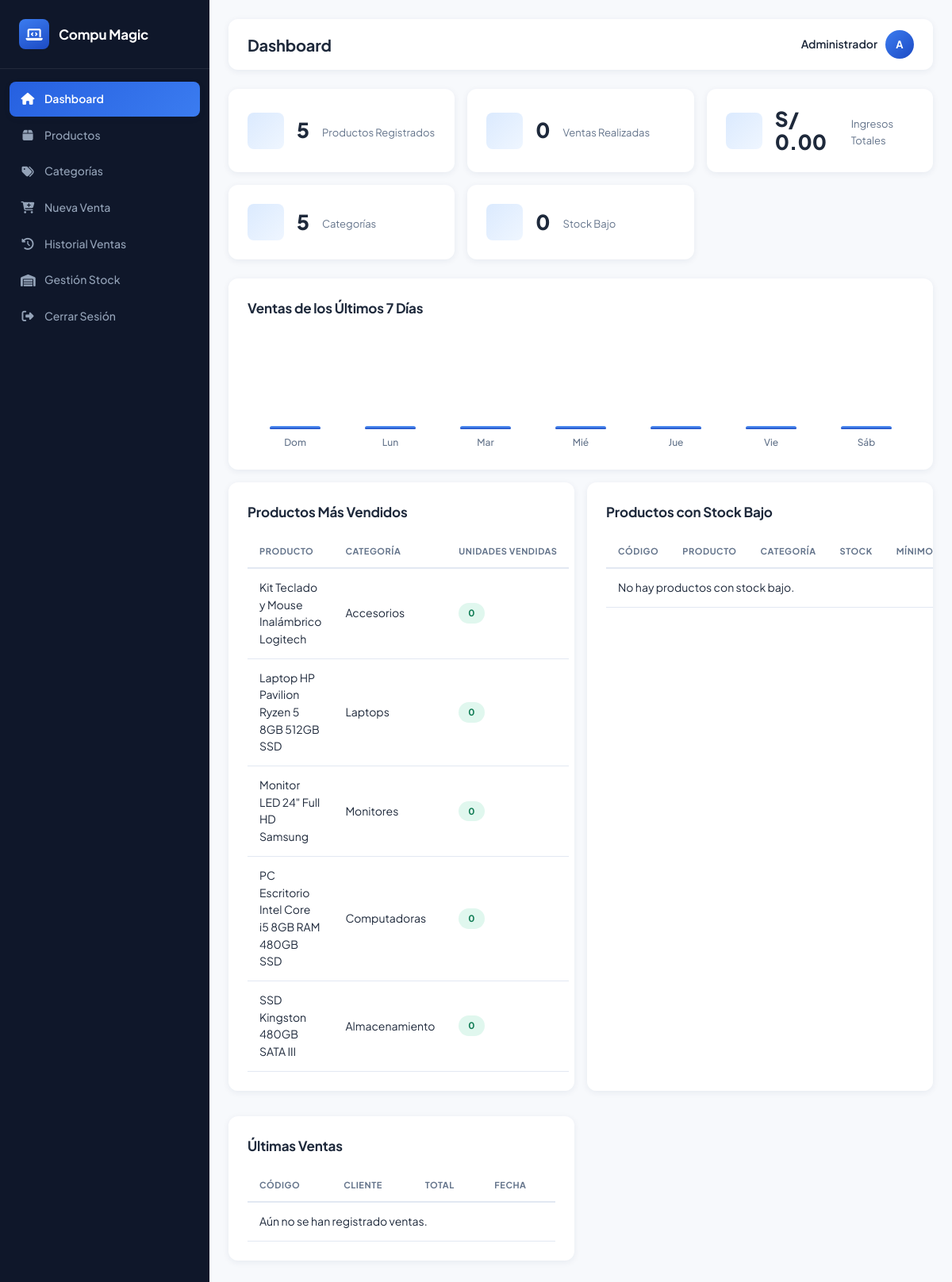
Screenshot of /admin/dashboard.php (signed in) with the database file from the repository.
### tables this page shows
CREATE TABLE productos (
    id INT AUTO_INCREMENT PRIMARY KEY,
    codigo VARCHAR(50) NOT NULL UNIQUE,
    nombre VARCHAR(200) NOT NULL,
    descripcion TEXT,
    categoria_id INT NOT NULL,
    precio_compra DECIMAL(10,2) NOT NULL,
    precio_venta DECIMAL(10,2) NOT NULL,
    stock INT NOT NULL DEFAULT 0,
    stock_minimo INT NOT NULL DEFAULT 5,
    imagen VARCHAR(255) DEFAULT NULL,
    activo TINYINT(1) NOT NULL DEFAULT 1,
    fecha_creacion TIMESTAMP DEFAULT CURRENT_TIMESTAMP,
    fecha_actualizacion TIMESTAMP DEFAULT CURRENT_TIMESTAMP ON UPDATE CURRENT_TIMESTAMP,
     
    FOREIGN KEY (categoria_id) REFERENCES categorias(id) ON DELETE RESTRICT ON UPDATE CASCADE
);

CREATE TABLE categorias (
    id INT AUTO_INCREMENT PRIMARY KEY,
    nombre VARCHAR(100) NOT NULL,
    descripcion TEXT,
    fecha_creacion TIMESTAMP DEFAULT CURRENT_TIMESTAMP
);

### includes/funciones.php (called while the page is built, shortened)
<?php
function alerta_stock_bajo($conexion) {
    $sql = "SELECT COUNT(*) as total FROM productos WHERE stock <= stock_minimo AND activo = 1";
    $result = $conexion->query($sql);
    return $result->fetch_assoc()['total'];
}
function productos_stock_bajo($conexion, $limite = 5) {
    $stmt = $conexion->prepare("SELECT p.*, c.nombre as categoria_nombre
                                 FROM productos p JOIN categorias c ON p.categoria_id = c.id
                                 WHERE p.stock <= p.stock_minimo AND p.activo = 1
                                 ORDER BY p.stock ASC LIMIT ?");
    $stmt->bind_param("i", $limite);
    $stmt->execute();
    return $stmt->get_result();
}
function ultimas_ventas($conexion, $limite = 5) {
    $stmt = $conexion->prepare("SELECT v.*, a.nombre as admin_nombre
                                 FROM ventas v JOIN admin a ON v.admin_id = a.id
                                 ORDER BY v.fecha_venta DESC LIMIT ?");
    $stmt->bind_param("i", $limite);
    $stmt->execute();
    return $stmt->get_result();
}
function productos_mas_vendidos($conexion, $limite = 5) {
    $stmt = $conexion->prepare("SELECT p.*, c.nombre as categoria_nombre, COALESCE(SUM(dv.cantidad), 0) as total_vendido
                                 FROM productos p
                                 JOIN categorias c ON p.categoria_id = c.id
                                 LEFT JOIN detalle_venta dv ON dv.producto_id = p.id
                                 WHERE p.activo = 1
                                 GROUP BY p.id
                                 ORDER BY total_vendido DESC, p.nombre ASC
                                 LIMIT ?");
    $stmt->bind_param("i", $limite);
    $stmt->execute();
    return $stmt->get_result();
}
function ventas_ultimos_dias($conexion, $dias = 7) {
    $stmt = $conexion->prepare("SELECT DATE(fecha_venta) as dia, SUM(total) as total
                                 FROM ventas
                                 WHERE fecha_venta >= DATE_SUB(CURDATE(), INTERVAL ? DAY)
                                 GROUP BY DATE(fecha_venta)");
    $dias_intervalo = $dias - 1;
    $stmt->bind_param("i", $dias_intervalo);
    $stmt->execute();
    $result = $stmt->get_result();
    $totales_por_dia = [];
    $serie = [];
    for ($i = $dias - 1; $i >= 0; $i--) {
        $fecha = date('Y-m-d', strtotime("-$i days"));
        $serie[] = ['fecha' => $fecha, 'total' => $totales_por_dia[$fecha] ?? 0];
    }
    return $serie;
}
function formato_moneda($cantidad) {
    return 'S/ ' . number_format($cantidad, 2, '.', ',');
}

### admin/dashboard.php (the view, shortened to what this page needs)
<?php
require_once '../includes/funciones.php';
$total_productos = $conexion->query("SELECT COUNT(*) as total FROM productos WHERE activo = 1")->fetch_assoc()['total'];
$total_ventas = $conexion->query("SELECT COUNT(*) as total FROM ventas")->fetch_assoc()['total'];
$ingresos = $conexion->query("SELECT COALESCE(SUM(total),0) as total FROM ventas")->fetch_assoc()['total'];
$total_categorias = $conexion->query("SELECT COUNT(*) as total FROM categorias")->fetch_assoc()['total'];
$stock_bajo_count = alerta_stock_bajo($conexion);
$productos_bajo = productos_stock_bajo($conexion, 5);
$ventas_recientes = ultimas_ventas($conexion, 5);
$mas_vendidos = productos_mas_vendidos($conexion, 5);
$serie_semanal = ventas_ultimos_dias($conexion, 7);
$max_serie = max(array_column($serie_semanal, 'total')) ?: 1;
$dias_es = ['Mon' => 'Lun', 'Tue' => 'Mar', 'Wed' => 'Mié', 'Thu' => 'Jue', 'Fri' => 'Vie', 'Sat' => 'Sáb', 'Sun' => 'Dom'];
?>
<!DOCTYPE html>
<html lang="es">
<head>
    <link rel="stylesheet" href="../assets/css/style.css">
    <link rel="stylesheet" href="https://cdnjs.cloudflare.com/ajax/libs/font-awesome/6.4.0/css/all.min.css">
</head>
<body>
<?php include '../includes/sidebar.php'; ?>
<div class="main-content">
    <?php $titulo = 'Dashboard'; include '../includes/topbar.php'; ?>
    <div class="cards">
        <div class="card">
            <div class="card-number"><?php echo $total_productos; ?></div>
            <div class="card-label"><i class="fas fa-box"></i> Productos Registrados</div>
        </div>
        <div class="card">
            <div class="card-number"><?php echo $total_ventas; ?></div>
            <div class="card-label"><i class="fas fa-cart-plus"></i> Ventas Realizadas</div>
        </div>
        <div class="card">
            <div class="card-number"><?php echo formato_moneda($ingresos); ?></div>
            <div class="card-label"><i class="fas fa-coins"></i> Ingresos Totales</div>
        </div>
        <div class="card">
            <div class="card-number"><?php echo $total_categorias; ?></div>
            <div class="card-label"><i class="fas fa-tags"></i> Categorías</div>
        </div>
        <div class="card <?php echo $stock_bajo_count > 0 ? 'card-alerta' : ''; ?>">
            <div class="card-number"><?php echo $stock_bajo_count; ?></div>
            <div class="card-label"><i class="fas fa-exclamation-triangle"></i> Stock Bajo</div>
        </div>
    </div>
    <div class="table-container">
        <h2>Ventas de los Últimos 7 Días</h2>
        <div class="mini-chart">
            <?php foreach ($serie_semanal as $dia): ?>
                <?php
                $etiqueta = $dias_es[date('D', strtotime($dia['fecha']))];
                $altura = $dia['total'] > 0 ? max(6, round(($dia['total'] / $max_serie) * 100)) : 2;
                ?>
                <div class="mini-chart-col" title="<?php echo htmlspecialchars(formato_moneda($dia['total'])); ?>">
                    <div class="mini-chart-bar" style="height: <?php echo $altura; ?>%;"></div>
                    <span class="mini-chart-label"><?php echo $etiqueta; ?></span>
                </div>
            <?php endforeach; ?>
        </div>
    </div>
    <div class="dashboard-grid">
        <div class="table-container">
            <h2>Productos Más Vendidos</h2>
            <table>
                <thead>
                    <tr><th>Producto</th><th>Categoría</th><th>Unidades Vendidas</th></tr>
                </thead>
                <tbody>
                    <?php if ($mas_vendidos->num_rows == 0): ?>
                        <tr><td colspan="3">Aún no hay ventas registradas.</td></tr>
                    <?php else: ?>
                        <?php while ($row = $mas_vendidos->fetch_assoc()): ?>
                            <tr>
                                <td><?php echo htmlspecialchars($row['nombre']); ?></td>
                                <td><?php echo htmlspecialchars($row['categoria_nombre']); ?></td>
                                <td><span class="badge badge-success"><?php echo $row['total_vendido']; ?></span></td>
                            </tr>
                        <?php endwhile; ?>
                    <?php endif; ?>
                </tbody>
            </table>
        </div>
        <div class="table-container">
            <h2>Productos con Stock Bajo</h2>
            <table>
                <thead>
                    <tr><th>Código</th><th>Producto</th><th>Categoría</th><th>Stock</th><th>Mínimo</th></tr>
                </thead>
                <tbody>
                    <?php if ($productos_bajo->num_rows == 0): ?>
                        <tr><td colspan="5">No hay productos con stock bajo.</td></tr>
                    <?php endif; ?>
                </tbody>
            </table>
        </div>
        <div class="table-container">
            <h2>Últimas Ventas</h2>
            <table>
                <thead>
                    <tr><th>Código</th><th>Cliente</th><th>Total</th><th>Fecha</th></tr>
                </thead>
                <tbody>
                    <?php if ($ventas_recientes->num_rows == 0): ?>
                        <tr><td colspan="4">Aún no se han registrado ventas.</td></tr>
                    <?php endif; ?>
                </tbody>
            </table>
        </div>
    </div>
</div>
</body>
</html>

### assets/css/style.css (style rules this page uses)
:root { --font-sans: 'Plus Jakarta Sans', -apple-system, BlinkMacSystemFont, 'Segoe UI', sans-serif; --blue-50: #eff6ff; --blue-100: #dbeafe; --blue-200: #bfdbfe; --blue-300: #93c5fd; --blue-400: #5b9bfa; --blue-500: #3b7cf0; --blue-600: #2660e0; --blue-700: #1d4bc4; --blue-800: #1c3f9c; --blue-900: #1a3579; --gray-50: #f7f9fc; --gray-100: #eef2f8; --gray-200: #e2e8f2; --gray-300: #cbd5e3; --gray-400: #94a3b8; --gray-500: #64748b; --gray-600: #475569; --gray-700: #334155; --gray-800: #1e293b; --gray-900: #0f172a; --color-primario: var(--blue-600); --color-primario-oscuro: var(--blue-800); --color-secundario: var(--blue-400); --color-texto: var(--gray-800); --color-texto-suave: var(--gray-500); --color-fondo: var(--gray-50); --color-borde: var(--gray-200); --color-exito: #17a673; --color-peligro: #e0384c; --color-advertencia: #e08a1e; --color-info: #3b7cf0; --sp-1: 4px; --sp-2: 8px; --sp-3: 12px; --sp-4: 16px; --sp-5: 24px; --sp-6: 32px; --sp-7: 40px; --sp-8: 56px; --radius-sm: 8px; --radius-md: 12px; --radius-lg: 20px; --radius-full: 999px; --radio: var(--radius-md); --shadow-xs: 0 1px 2px rgba(20, 40, 90, 0.06); --shadow-sm: 0 2px 8px rgba(20, 40, 90, 0.07); --shadow-md: 0 6px 20px rgba(20, 40, 90, 0.10); --shadow-lg: 0 16px 40px rgba(20, 40, 90, 0.14); --shadow-xl: 0 24px 60px rgba(20, 40, 90, 0.20); --sombra: var(--shadow-sm); --sombra-hover: var(--shadow-md); }
*, *::before, *::after { margin: 0; padding: 0; box-sizing: border-box; }
html { scroll-behavior: smooth; }
body { font-family: var(--font-sans); background: var(--color-fondo); color: var(--color-texto); line-height: 1.55; -webkit-font-smoothing: antialiased; }
h1, h2, h3 { color: var(--color-texto); font-weight: 700; letter-spacing: -0.01em; }
.main-content { margin-left: 264px; padding: var(--sp-5); transition: margin-left 0.25s ease; max-width: 1400px; }
.cards { display: grid; grid-template-columns: repeat(auto-fit, minmax(220px, 1fr)); gap: var(--sp-4); margin-bottom: var(--sp-5); }
.card { background: #fff; border-radius: var(--radius-md); padding: var(--sp-5); box-shadow: var(--sombra); display: flex; align-items: center; gap: 16px; transition: transform 0.15s ease, box-shadow 0.15s ease; }
.card::before { content: ''; width: 46px; height: 46px; flex-shrink: 0; border-radius: var(--radius-sm); background: linear-gradient(135deg, var(--blue-100), var(--blue-50)); }
.card-number { font-size: 26px; font-weight: 800; line-height: 1.1; }
.card-label { color: var(--color-texto-suave); margin-top: 4px; font-size: 13px; display: flex; align-items: center; gap: 6px; }
.dashboard-grid { display: grid; grid-template-columns: repeat(auto-fit, minmax(360px, 1fr)); gap: var(--sp-4); }
.mini-chart { display: flex; align-items: flex-end; gap: var(--sp-3); height: 150px; padding: 10px 6px 0; }
.mini-chart-col { flex: 1; display: flex; flex-direction: column; align-items: center; justify-content: flex-end; height: 100%; gap: var(--sp-2); }
.mini-chart-bar { width: 60%; background: linear-gradient(180deg, var(--blue-400), var(--blue-700)); border-radius: var(--radius-sm) var(--radius-sm) 4px 4px; min-height: 4px; transition: opacity 0.15s ease, transform 0.15s ease; }
.mini-chart-label { font-size: 12px; color: var(--color-texto-suave); font-weight: 500; }
.table-container { background: #fff; border-radius: var(--radius-md); padding: var(--sp-5); overflow-x: auto; margin-bottom: var(--sp-4); box-shadow: var(--sombra); }
.table-container h2 { margin-bottom: var(--sp-4); font-size: 17px; }
table { width: 100%; border-collapse: collapse; }
table th { padding: 12px 15px; text-align: left; font-weight: 700; color: var(--color-texto-suave); font-size: 11px; text-transform: uppercase; letter-spacing: 0.05em; border-bottom: 2px solid var(--color-borde); white-space: nowrap; }
table td { padding: 13px 15px; border-bottom: 1px solid var(--color-borde); font-size: 14px; }
table tbody tr { transition: background 0.1s ease; }
.badge { display: inline-block; padding: 4px 12px; border-radius: var(--radius-full); font-size: 11.5px; font-weight: 700; letter-spacing: 0.02em; }
.badge-success { background: #e0f7ee; color: #0d7a52; }

### rows the page displays
productos: nombre "Kit Teclado y Mouse Inalámbrico Logitech", categoria.nombre "Accesorios", total_vendido "0"
productos: nombre "Laptop HP Pavilion Ryzen 5 8GB 512GB SSD", categoria.nombre "Laptops", total_vendido "0"
productos: nombre "Monitor LED 24\" Full HD Samsung", categoria.nombre "Monitores", total_vendido "0"
productos: nombre "PC Escritorio Intel Core i5 8GB RAM 480GB SSD", categoria.nombre "Computadoras", total_vendido "0"
productos: nombre "SSD Kingston 480GB SATA III", categoria.nombre "Almacenamiento", total_vendido "0"

### other values shown
$titulo "Dashboard"
$_SESSION['admin_nombre'] "Administrador"
$iniciales_admin ?: '?' "A"
$total_productos "5"
$total_ventas "0"
formato_moneda($ingresos) "S/ 0.00"
$total_categorias "5"
$stock_bajo_count "0"
$etiqueta "Dom"
$etiqueta "Lun"
$etiqueta "Mar"
$etiqueta "Mié"
$etiqueta "Jue"
$etiqueta "Vie"
$etiqueta "Sáb"
